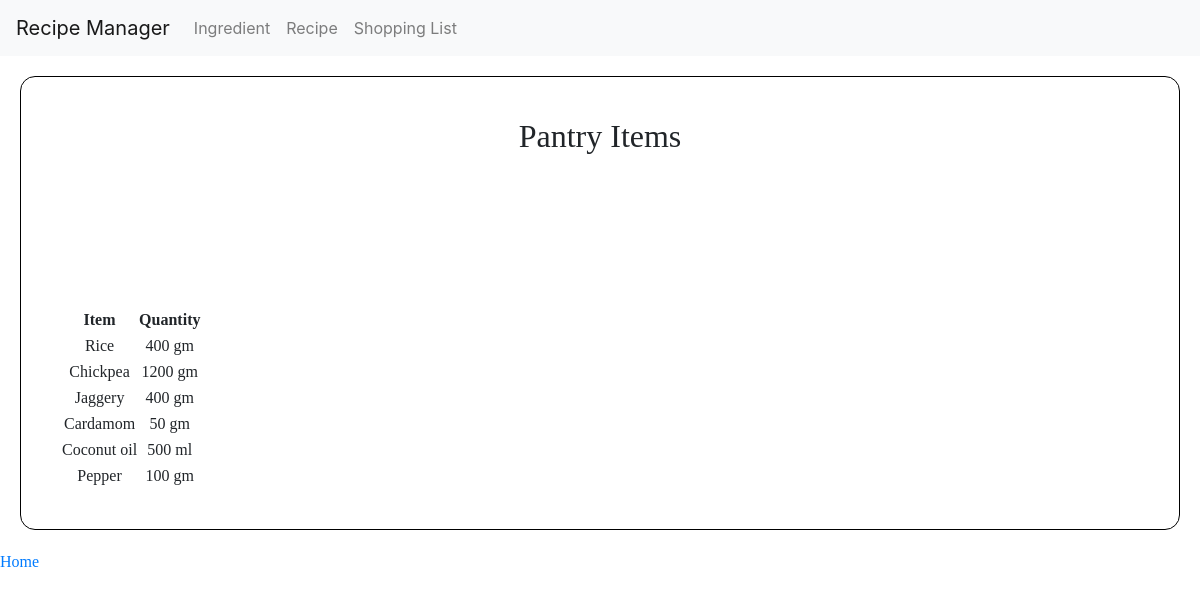
The page /pantry on the database as committed earlier.
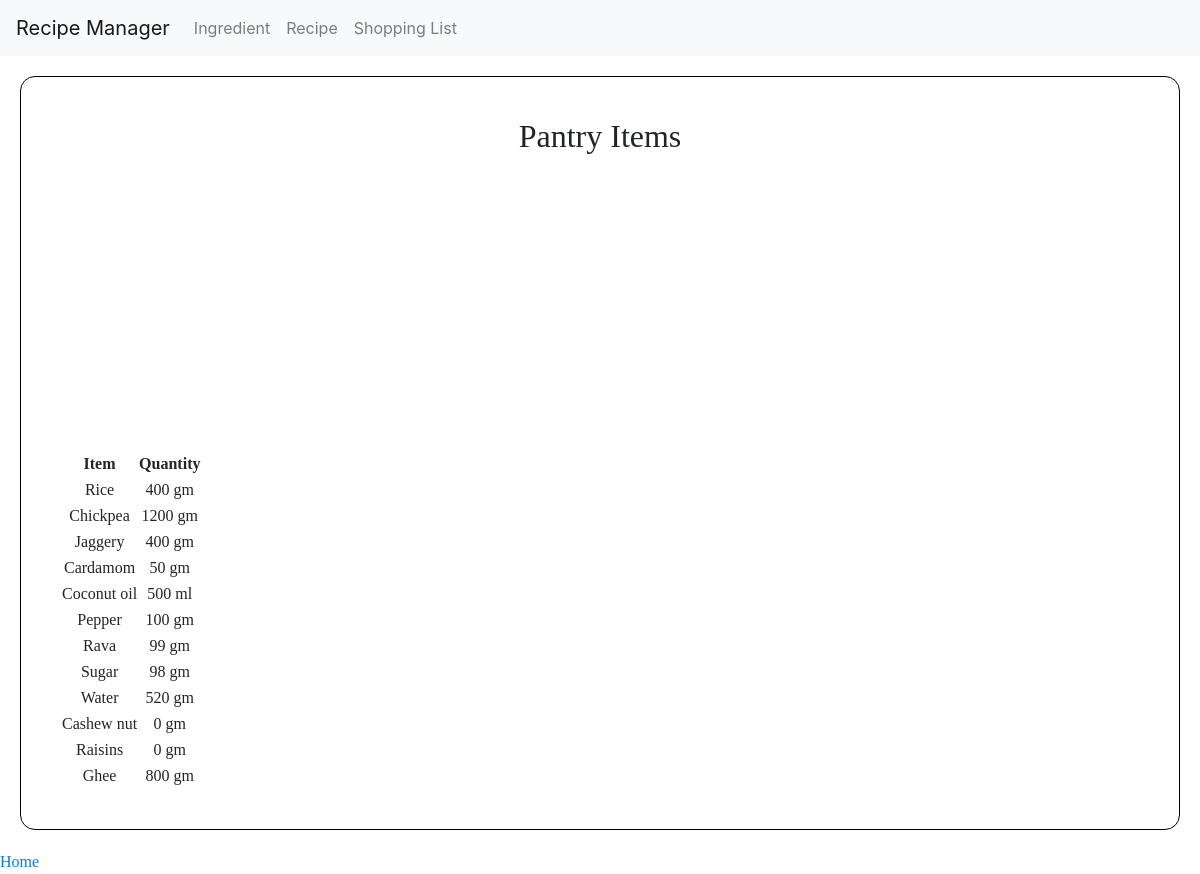
The same page on the database as committed later.
### recipemanager/models.py (models this page shows, shortened)
class Pantry(models.Model):
    item = models.ForeignKey(Item, on_delete=models.SET_NULL, null=True, blank=True, related_name="pantry_item_id")
    quantity = models.IntegerField(default=0)

class Item(models.Model):
    name = models.CharField(max_length=75, unique=True)
    unit_type = models.CharField(choices=base, max_length=64, default="Select unit type")

### recipemanager/views.py (the view)
# urls.py: path('pantry', views.pantry, name="pantry"),
def pantry(request):
    item = Pantry.objects.all()
    return render(request, "recipemanager/pantry.html", {
        "items": item
    })

### recipemanager/templates/recipemanager/pantry.html (shortened to what this page needs)
{% extends "recipemanager/layout.html" %} {% load static %}
{% block body %}
    <div class="pantry">
        <h2>Pantry Items</h2>
        <table>
            <tr>
                <th>Item</th>
                <th>Quantity</th>
            </tr>
            {% for item in items %}
                <tr>
                    <td>{{ item.item.name }}</td>
                    <td>{{ item.quantity }} {{ item.item.unit_type }}</td>
                </tr>
                <br>
            {% endfor %}
        </table>
    </div>
    <div>
        <a href="{% url 'index' %}">Home</a>
    </div>
{% endblock %}

Rows that differ between the two databases and show on the page:
added Pantry: item.name "Rava", quantity "99", item.unit_type "gm"
added Pantry: item.name "Sugar", quantity "98", item.unit_type "gm"
added Pantry: item.name "Water", quantity "520", item.unit_type "gm"
added Pantry: item.name "Cashew nut", quantity "0", item.unit_type "gm"
added Pantry: item.name "Raisins", quantity "0", item.unit_type "gm"
added Pantry: item.name "Ghee", quantity "800", item.unit_type "gm"
